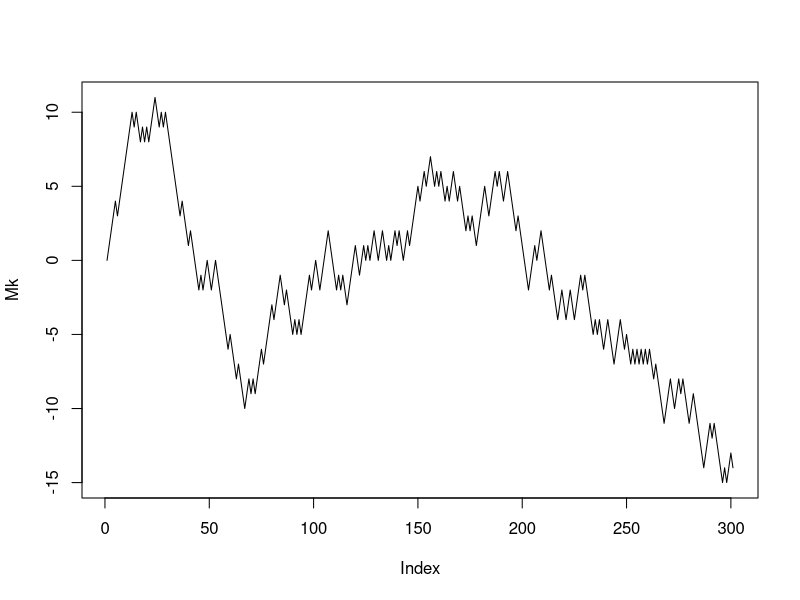

Generate this figure with R: (Note: this script raises an error after producing the figure.)
##
#
# Chapter 3 > 3.2 Scaled symmetric random walk
#
# TODO: section: Create an array of (3000) steps sample random walk
# Work to find a solution for functionnal way of doing the stuff
#
##

#
# Library
#
library(ggplot2)

#
# Probability measure:
#
# For the purpose of this theory, first are define the probabilities p and q such as it has the same occurence (one half)
#
p <- 1/2
q <- 1 - p

#
# Some graphics will be created inside this folder:
# code\Chapter3\figure
#
# To access the content of this folder, the variable figure could be used for:
#
 figure <- paste(getwd(), 'Chapter3', 'figure', sep = '/')

#
# Definition of the symmetric random walk
#
# The symmetric random walk is first defined by some samples (which makes an array of sampled symmetric random walk)
# Variables:
#   * [k]: The size of the sample is denoted by the variable k -> (see theory $M_k$ denote the Symmetric Random Walk variable)
#   * [asize]: length of the array containing the Symmetric Random Walks
#
# Next it will be defined by its distributions.
#
# Both will be use full for finding expectation and variance theoterically or empirically
#
k <- 300
asize <- 3000
M <- 0

###################################
# Empirical Symmetric Random Walk #
###################################
#
# Construction on the Empirical Random variable X
X <- sample(x = c(-1, 1),
            size = k,
            replace = T,
            prob = c(p, q)
)
# 
# Construction of the Empirical Random Walk
#
Mk <- c(0, 
         sapply(seq_along(X), function(x){sum(X[1:x])}))

##
# Check by plot
##
file <- paste(figure, 'EmpiricalSymmetricRandomWalkSample.pdf', sep = '/')
pdf(file = file)
plot(Mk,
     type = 'l')
dev.off()

######################################################
# Create an array of (3000) steps sample random walk #
######################################################
#
# Empirical distribution based on a series of outcomes of symmetric random walk
k <- 3000
# n is the number of case
asize <- 300000
Xs <- list()
for(i in 1:asize)
  Xs[[i]] <- sample(x = c(-1, 1),
                    replace = T,
                    prob = c(p, q),
                    size = k)
lapply(1:2, FUN = function(x){})
list()

Wn <- vector()
for(i in 1:asize)
  Wn[i] <- sum(Xs[[i]])

hist(Wn)

# Increments:

# Table of increments (one by one:)
X
# Xk is the possible outcome of the random variable X:
Xk <- c(1, -1)
# Expectation:
Ex <- weighted.mean(Xk, c(p, q))
Ex.square <- weighted.mean(Xk^2, c(p, q))
# Variance
S <- Ex.square - Ex^2

 
############################ 
# Theoretical distribution #
############################ 
#
#  *[Mt]: Stands for Theoretically Symm. Random Walk
# 
# The array (data.frame) used to store all the value that the variable Mt could take according to the path has a dimension dim_x * dim_y
dim_x <- dim_y <- 1:(k + 1)
Mt <- outer(dim_x, 
           dim_y, 
           FUN=function(r,c){ifelse(c>=r, (c-r) - (r-1), NA_integer_)}) 

#
# Mt contains all the values the random variables could take
# it remains to derive all the probabilities associated to that values:
#
#   * [fi]: Dataframe which has same dimension than Mt and which gives the probability associated.
#
fi <- outer(dim_x,
           dim_y,
           FUN = function(i, j){choose((j-1), (j-i)) * p^(j-1)})

##
# Graph of the Theoretical distribution
##
#
#   * [DistributionSymRanWal]: data.frame wich contains two columns:
#     + [Value] All the possible value that the random walk could take at time = k (after k coin tosses)
#     + [Frequency] The associated probability
#   * [range]: Number of possibility of value for the random variable at t = k
#   * [lastToss]: Only the last coin toss is interesting to graph the distribution
#
range <- dim_x
lastToss <- length(dim_y)

distributionSymRanWal <- data.frame(
  Value = Mt[range, lastToss],
  Frequency = fi[range, lastToss]
)

# For the sake of visibility the limit of X axis has been set to [-100, 100]
file <- paste(figure, 'SymmetricRandomWalkDistribution.pdf', sep = '/')

pdf(file = file)

ggplot(data = distributionSymRanWal, aes(Value, Frequency)) +
  geom_line() +
  scale_x_continuous(limits = c(-100, 100))

dev.off()

###########################################################
# Check the martingale property of symmetric random walk. #
###########################################################
#
# With l > k, show that:
# E[Ml|F(k)] = Mk

##
# first experiment: 
# simple NOT CONDITIONAL Expectation
# E[M200|f(0)] should equal zero because:
# M0 = 0 and Because Mt is a martingale thus:
##
EM200 = sum(Mt[1:200, 200] * fi[1:200, 200]) # equal zero.

##
# Next experiment: Conditional expectation
# It means: Expectation of Mt_l at k
# denoted by: E[Mt_l|f(k)], with k < l
#
# Variables
#   * [from] : Because the random variable could take more than one value at t = k, a starting point for expectation must be fixed
#   * [k] : to fix the filtration point F(k)
#   * [l] : Indice of the random variable on which the expectation will be computed
#   * [len]: length between k and l
#   * [df] : reduced data.frame containing data useful for calculation of expectation
#   * [i] : Row index of the reduce data.frame which take only the values useful for the calculation of expectation
#   * [j] ; Such as j but using as column index.
#   * [fi_min] : Shorter version of the probabilities' array used above for Mk variable.
##
# To make another calculation of other expectation the following variables should be changed:
#   * [from] : as starting column point
#   * [k] : As stating row point
#   * [l] : Ending column point. (the ending x-axis point in automatically given by the procedure.)
##
from  <- 2
k     <- 4
l     <- 19
#
# IMPROVE:
# Furhter release of the document should deal with environment
# It could be possible to use lockBinding to make the following variable acting as constant.
#
len     <- abs(l - k)
i       <- from:(from + len)
j       <- k:l
df      <- Mt[i, j]
fi_min  <- fi[1:(len+1), 1:(len+1)]
#
# Finally compute the expectation E[Mt_l|f(k)]:
# Does the starting value equal the expectation up to l ?
#   * [Mt[from, k]]: (from, k) are the coordinate of the starting point from where the calculation of the expectation start.
#
ifelse(Mt[from, k] == sum(df[, l-k+1] * fi_min[, l-k+1]),
       "martingale!",
       'Not a martingale')
 
























